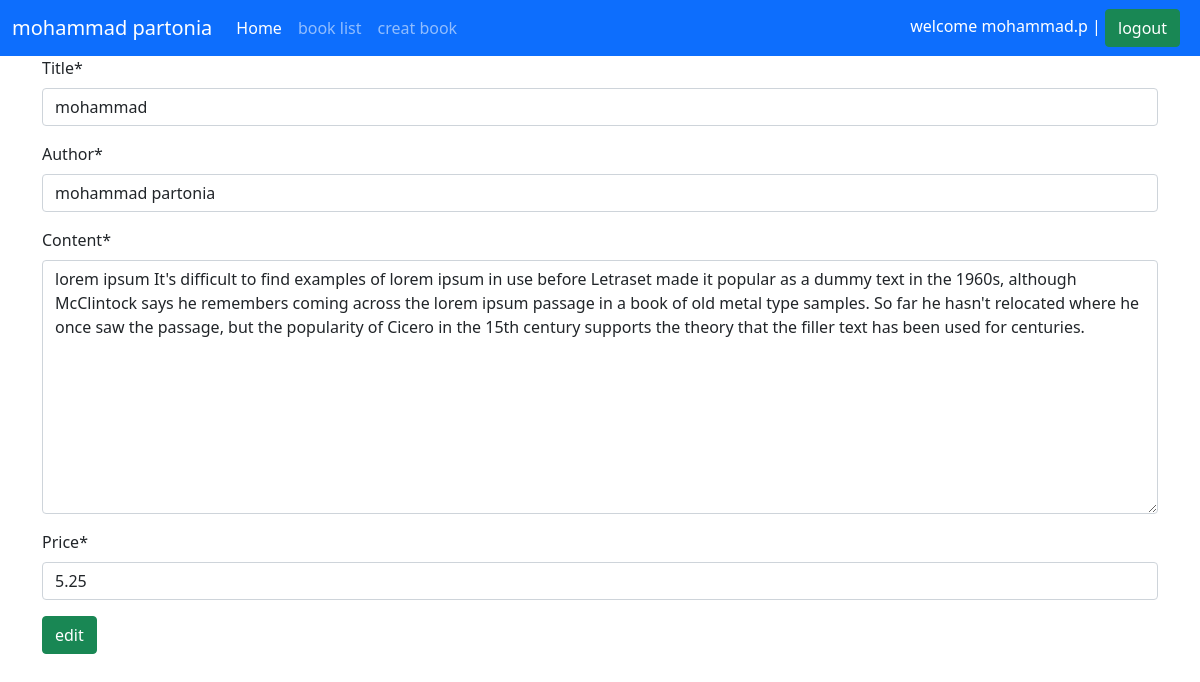
Page /books/3/edit/ (signed in) on the earlier database version.
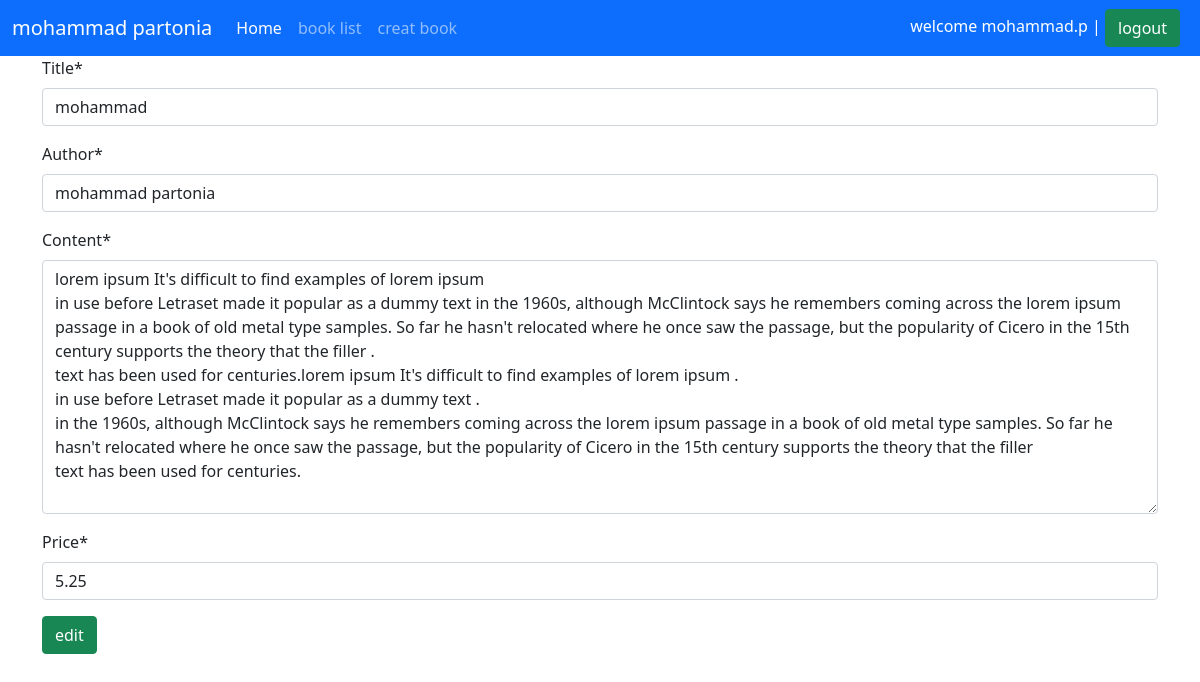
Same page on the later database version.
### books/models.py (models this page shows, shortened)
class Book(models.Model):
    title = models.CharField(max_length=200)
    author = models.CharField(max_length=200)
    content = models.TextField()
    price = models.DecimalField(max_digits=6, decimal_places=2)  # IntigerFild

### books/views.py (the view)
# urls.py: path('<int:pk>/edit/', BookUpdateView.as_view(), name='book_edit'),
class BookUpdateView(generic.UpdateView):
    model = Book
    fields = ('title', 'author', 'content', 'price')
    template_name = 'books/book_update.html'

### books/templates/books/book_update.html (shortened to what this page needs)
{% extends '_base.html' %}
{% load crispy_forms_tags %}
{% block content %}
    <form action="" method="post">
        {{ form|crispy }}
        <button type="submit" class="btn btn-success">edit</button>
    </form>
{% endblock %}

Differences in the rows shown:
changed Book "mohammad": content "…theory that the filler text has been used…" → "…theory that the filler . text has been used for centuries.lorem ipsum It's difficult to find examples of lorem ipsum . in use before Letraset made it popular as a dummy text . in the 1960s, although McClintock says he remembers coming across the lorem ipsum passage in a book of old metal type samples. So far he hasn't relocated where he once saw the passage, but the popularity of Cicero in the 15th century supports the theory that the filler text has been used…"
